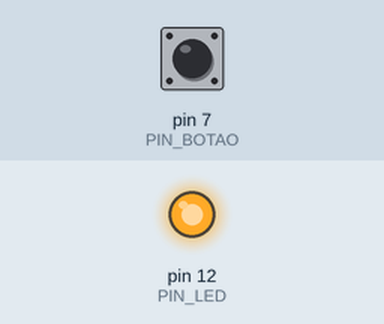
Simulated run of this sketch. Board: Arduino Uno, built with avr-gcc and run on an emulated ATmega328P. Shown: output pins drawn as LEDs (lit = HIGH). The inputs (shaded band) are chosen by the test bench; at power-on: pin 7 (PIN_BOTAO) LOW.

Above: at 1.2 s.
1.3 s: pin 7 (PIN_BOTAO) pulled HIGH for 0.15 s
At 1.37 s:
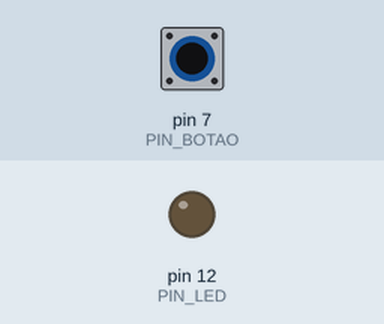
2.9 s: pin 7 (PIN_BOTAO) pulled HIGH for 3.2 s
At 6.6 s:
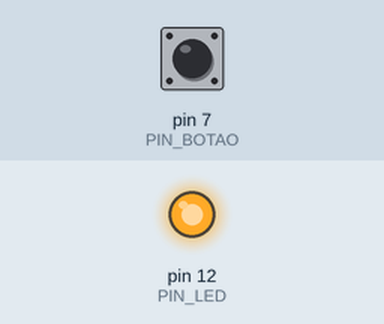
Timing chart, 0 to 8.1 s (numbered marks = the images above; inputs shaded):
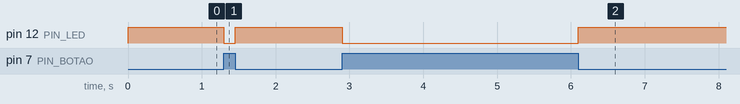

The sketch:

Ex1_-_Ascende_led_ao_apertar_bot_o__v2_.ino
```cpp
#define PIN_BOTAO 7
#define PIN_LED 12

void setup() {
  // put your setup code here, to run once:
  pinMode(PIN_LED,OUTPUT);
  pinMode(PIN_BOTAO,INPUT);

}

void loop() {
  // put your main code here, to run repeatedly:
  int val=digitalRead(PIN_BOTAO);
  digitalWrite(PIN_LED,!val);

}
```

Measured:
- after the input at 1.3 s, pin 12 (PIN_LED): HIGH → LOW at once, → HIGH 0.15 s later
- after the input at 2.9 s, pin 12 (PIN_LED): HIGH → LOW at once, → HIGH 3.2 s later
